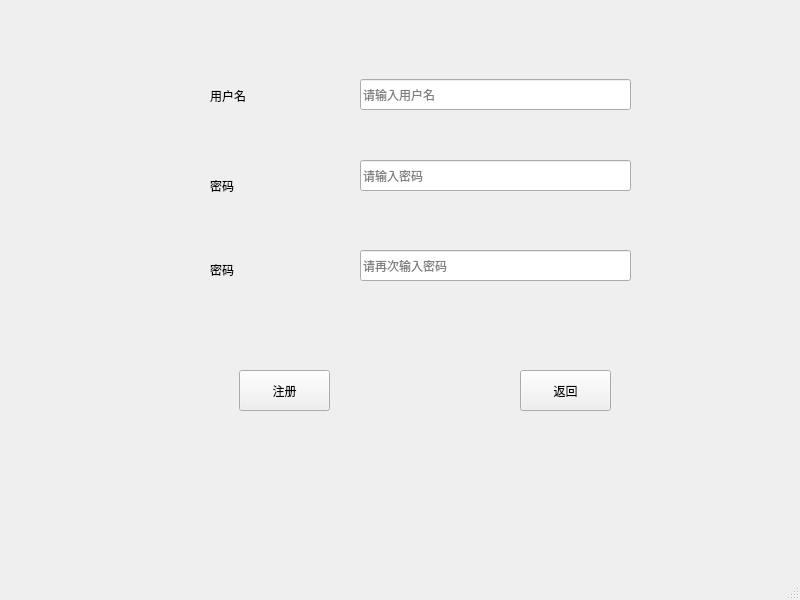
<?xml version="1.0" encoding="UTF-8"?>
<ui version="4.0">
 <class>RegisterWindow</class>
 <widget class="QMainWindow" name="RegisterWindow">
  <property name="geometry">
   <rect>
    <x>0</x>
    <y>0</y>
    <width>800</width>
    <height>600</height>
   </rect>
  </property>
  <property name="windowTitle">
   <string>MainWindow</string>
  </property>
  <widget class="QWidget" name="centralwidget">
   <widget class="QLabel" name="label">
    <property name="geometry">
     <rect>
      <x>210</x>
      <y>80</y>
      <width>91</width>
      <height>31</height>
     </rect>
    </property>
    <property name="text">
     <string>用户名</string>
    </property>
   </widget>
   <widget class="QLineEdit" name="lineEdit_name">
    <property name="geometry">
     <rect>
      <x>360</x>
      <y>79</y>
      <width>271</width>
      <height>31</height>
     </rect>
    </property>
    <property name="placeholderText">
     <string>请输入用户名</string>
    </property>
   </widget>
   <widget class="QLabel" name="label_2">
    <property name="geometry">
     <rect>
      <x>210</x>
      <y>170</y>
      <width>61</width>
      <height>31</height>
     </rect>
    </property>
    <property name="text">
     <string>密码</string>
    </property>
   </widget>
   <widget class="QLineEdit" name="lineEdit_pw1">
    <property name="geometry">
     <rect>
      <x>360</x>
      <y>160</y>
      <width>271</width>
      <height>31</height>
     </rect>
    </property>
    <property name="placeholderText">
     <string>请输入密码</string>
    </property>
   </widget>
   <widget class="QLabel" name="label_3">
    <property name="geometry">
     <rect>
      <x>210</x>
      <y>260</y>
      <width>51</width>
      <height>20</height>
     </rect>
    </property>
    <property name="text">
     <string>密码</string>
    </property>
   </widget>
   <widget class="QLineEdit" name="lineEdit_pw2">
    <property name="geometry">
     <rect>
      <x>360</x>
      <y>250</y>
      <width>271</width>
      <height>31</height>
     </rect>
    </property>
    <property name="placeholderText">
     <string>请再次输入密码</string>
    </property>
   </widget>
   <widget class="QPushButton" name="pushButton">
    <property name="geometry">
     <rect>
      <x>239</x>
      <y>370</y>
      <width>91</width>
      <height>41</height>
     </rect>
    </property>
    <property name="text">
     <string>注册</string>
    </property>
   </widget>
   <widget class="QPushButton" name="pushButton_2">
    <property name="geometry">
     <rect>
      <x>520</x>
      <y>370</y>
      <width>91</width>
      <height>41</height>
     </rect>
    </property>
    <property name="text">
     <string>返回</string>
    </property>
   </widget>
  </widget>
  <widget class="QMenuBar" name="menubar">
   <property name="geometry">
    <rect>
     <x>0</x>
     <y>0</y>
     <width>800</width>
     <height>23</height>
    </rect>
   </property>
  </widget>
  <widget class="QStatusBar" name="statusbar"/>
 </widget>
 <resources/>
 <connections/>
</ui>
